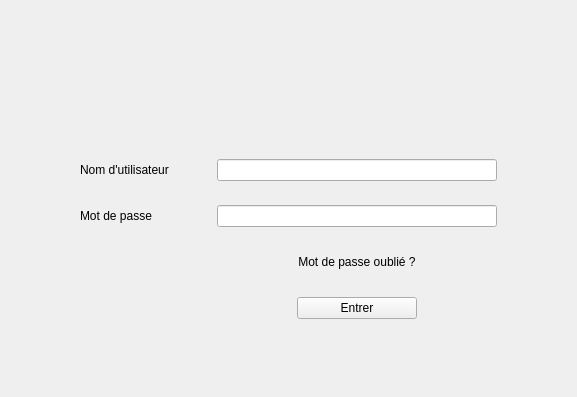
           <widget class="QWidget" name="PLoginCompet">
            <layout class="QVBoxLayout" name="loginLayout" stretch="0,2,0,3">
             <property name="leftMargin">
              <number>40</number>
             </property>
             <property name="topMargin">
              <number>30</number>
             </property>
             <property name="rightMargin">
              <number>40</number>
             </property>
             <property name="bottomMargin">
              <number>30</number>
             </property>
             <item>
              <layout class="QHBoxLayout" name="loginTopLayout">
               <item>
                <spacer name="loginTopSpacer">
                 <property name="orientation">
                  <enum>Qt::Horizontal</enum>
                 </property>
                 <property name="sizeHint" stdset="0">
                  <size>
                   <width>40</width>
                   <height>20</height>
                  </size>
                 </property>
                </spacer>
               </item>
               <item>
                <widget class="QLabel" name="logoLoginCompet">
                 <property name="minimumSize">
                  <size>
                   <width>320</width>
                   <height>91</height>
                  </size>
                 </property>
                 <property name="maximumSize">
                  <size>
                   <width>320</width>
                   <height>91</height>
                  </size>
                 </property>
                 <property name="text">
                  <string />
                 </property>
                 <property name="pixmap">
                  <pixmap resource="ressources.qrc">:/images/Logo_HackTime.png</pixmap>
                 </property>
                 <property name="scaledContents">
                  <bool>true</bool>
                 </property>
                </widget>
               </item>
              </layout>
             </item>
             <item>
              <spacer name="loginSpacerHaut">
               <property name="orientation">
                <enum>Qt::Vertical</enum>
               </property>
               <property name="sizeHint" stdset="0">
                <size>
                 <width>20</width>
                 <height>40</height>
                </size>
               </property>
              </spacer>
             </item>
             <item>
              <layout class="QHBoxLayout" name="loginCenterLayout">
               <item>
                <spacer name="loginSpacerGauche">
                 <property name="orientation">
                  <enum>Qt::Horizontal</enum>
                 </property>
                 <property name="sizeHint" stdset="0">
                  <size>
                   <width>40</width>
                   <height>20</height>
                  </size>
                 </property>
                </spacer>
               </item>
               <item>
                <layout class="QGridLayout" name="loginFormLayout">
                 <property name="horizontalSpacing">
                  <number>48</number>
                 </property>
                 <property name="verticalSpacing">
                  <number>24</number>
                 </property>
                 <item row="0" column="0">
                  <widget class="QLabel" name="lblLoginCompet">
                   <property name="text">
                    <string>Nom d'utilisateur</string>
                   </property>
                  </widget>
                 </item>
                 <item row="0" column="1">
                  <widget class="QLineEdit" name="EditLoginCompet">
                   <property name="minimumSize">
                    <size>
                     <width>280</width>
                     <height>0</height>
                    </size>
                   </property>
                  </widget>
                 </item>
                 <item row="1" column="0">
                  <widget class="QLabel" name="lblPWDCompet">
                   <property name="text">
                    <string>Mot de passe</string>
                   </property>
                  </widget>
                 </item>
                 <item row="1" column="1">
                  <widget class="QLineEdit" name="EditPWDCompet">
                   <property name="minimumSize">
                    <size>
                     <width>280</width>
                     <height>0</height>
                    </size>
                   </property>
                   <property name="echoMode">
                    <enum>QLineEdit::Password</enum>
                   </property>
                  </widget>
                 </item>
                 <item row="2" column="1" alignment="Qt::AlignHCenter">
                  <widget class="QPushButton" name="BForgotCompet">
                   <property name="cursor">
                    <cursorShape>PointingHandCursor</cursorShape>
                   </property>
                   <property name="text">
                    <string>Mot de passe oublié ?</string>
                   </property>
                   <property name="flat">
                    <bool>true</bool>
                   </property>
                  </widget>
                 </item>
                 <item row="3" column="1" alignment="Qt::AlignHCenter">
                  <widget class="QPushButton" name="BLoginCompet">
                   <property name="minimumSize">
                    <size>
                     <width>120</width>
                     <height>0</height>
                    </size>
                   </property>
                   <property name="cursor">
                    <cursorShape>PointingHandCursor</cursorShape>
                   </property>
                   <property name="kind" stdset="0">
                    <string notr="true">primary</string>
                   </property>
                   <property name="text">
                    <string>Entrer</string>
                   </property>
                  </widget>
                 </item>
                </layout>
               </item>
               <item>
                <spacer name="loginSpacerDroite">
                 <property name="orientation">
                  <enum>Qt::Horizontal</enum>
                 </property>
                 <property name="sizeHint" stdset="0">
                  <size>
                   <width>40</width>
                   <height>20</height>
                  </size>
                 </property>
                </spacer>
               </item>
              </layout>
             </item>
             <item>
              <spacer name="loginSpacerBas">
               <property name="orientation">
                <enum>Qt::Vertical</enum>
               </property>
               <property name="sizeHint" stdset="0">
                <size>
                 <width>20</width>
                 <height>40</height>
                </size>
               </property>
              </spacer>
             </item>
            </layout>
           </widget>
